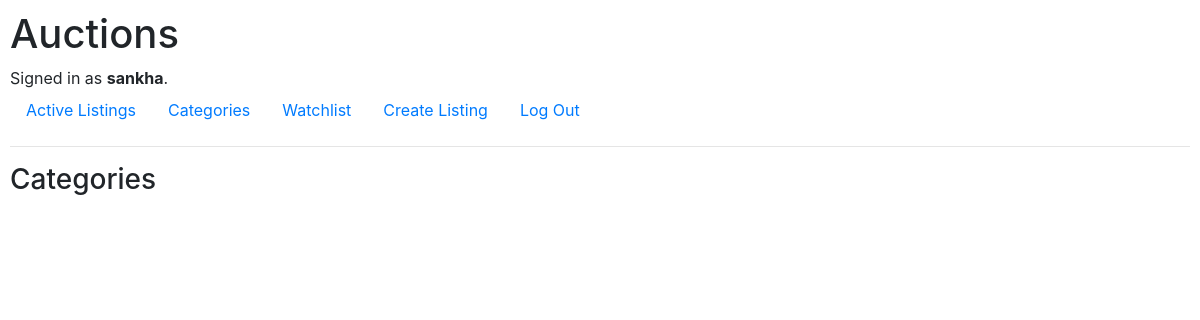
Before: /categories (signed in) with the older database file.
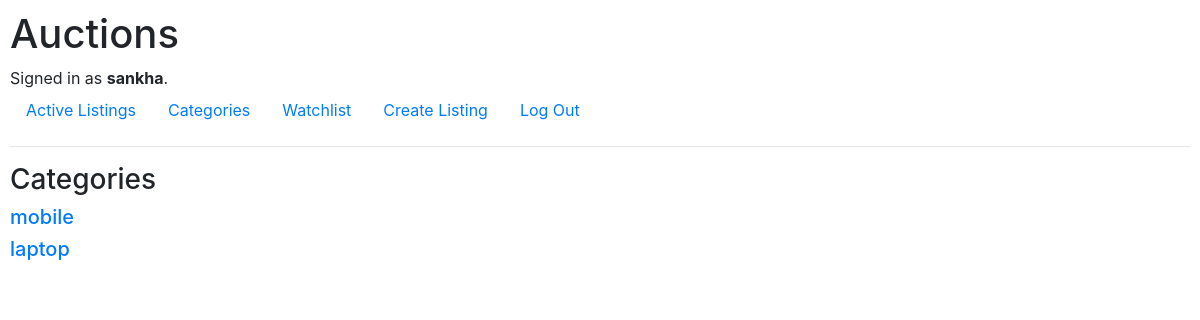
After: the same page with the newer database file.
### auctions/models.py (models this page shows, shortened)
class User(AbstractUser):
    pass

class Category(models.Model):
    categoryName = models.CharField(max_length=30)

### auctions/views.py (the view)
# urls.py: path("categories", views.categories, name="categories"),
def categories(request):
    context = {'categories':Category.objects.all()}
    return render(request, "auctions/categories.html",context)

### auctions/templates/auctions/categories.html
{% extends "auctions/layout.html" %}
{% block body %}
<h3>Categories</h3>
{% for category in categories %}
<div>
    <h5><a href="#">{{category.categoryName}}</a></h5>
</div>
{% endfor %}
{% endblock %}

### auctions/templates/auctions/layout.html (shortened to what this page needs)
{% load static %}
<!DOCTYPE html>
<html lang="en">
<head>
    <link rel="stylesheet" href="https://stackpath.bootstrapcdn.com/bootstrap/4.4.1/css/bootstrap.min.css"
>
    <link href="{% static 'auctions/styles.css' %}" rel="stylesheet">
</head>
<body>
    <h1>Auctions</h1>
    <div>
        {% if user.is_authenticated %}
        Signed in as <strong>{{ user.username }}</strong>.
        {% else %}
        Not signed in.
        {% endif %}
    </div>
    <ul class="nav">
        <li class="nav-item">
            <a class="nav-link" href="{% url 'index' %}">Active Listings</a>
        </li>
        <li class="nav-item">
            <a class="nav-link" href="{% url 'categories' %}">Categories</a>
        </li>
        {% if user.is_authenticated %}
        <li class="nav-item">
            <a class="nav-link" href="{% url 'watchlist' %}">Watchlist</a>
        </li>
        <li class="nav-item">
            <a class="nav-link" href="{% url 'createListing' %}">Create Listing</a>
        </li>
        <li class="nav-item">
            <a class="nav-link" href="{% url 'logout' %}">Log Out</a>
        </li>
        {% endif %}
    </ul>
    <hr>
    {% block body %}
    {% endblock %}
</body>
</html>

### auctions/static/auctions/styles.css (style rules this page uses)
body { padding: 10px; }

Changed rows visible on the page:
added Category: categoryName "mobile"
added Category: categoryName "laptop"
